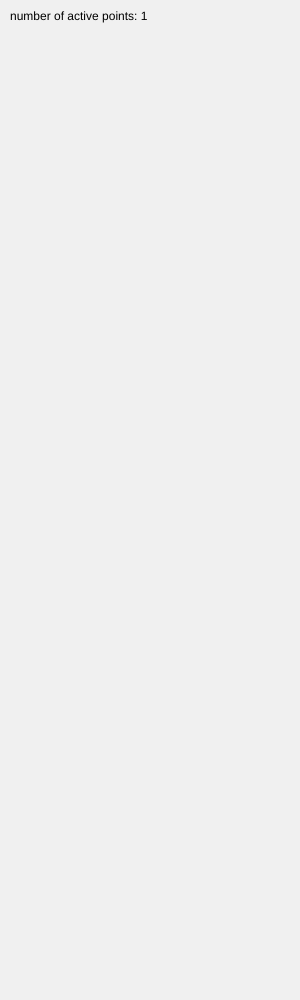
Frame 1 (no input)
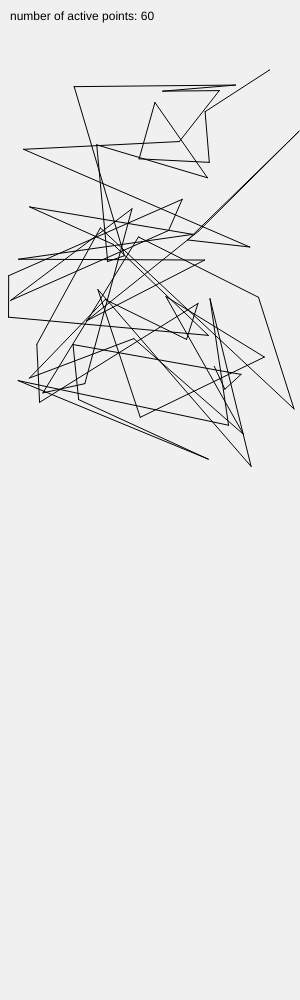
Frame 60 (no input)
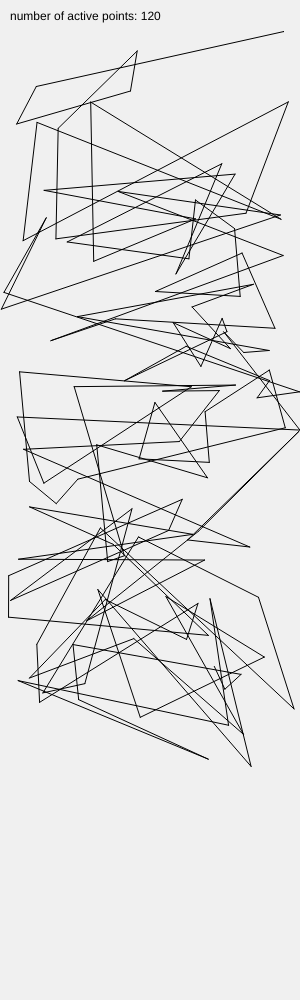
Frame 120 (the mouse pressed at the canvas centre since frame 60)

The p5.js sketch that drew these frames (run headless with seeded random() and noise() and a simulated clock; from frame 60 on, the mouse is pressed at the canvas centre):

// p5.js sketch
// ── sketch.js
let pos = [];
function setup() {
  createCanvas(300, window.innerHeight);
  frameRate(35);
  strokeWeight(1);
}

function draw() {
  background(240);
  pos.push(random(width), random(30, (height/5) + 30));
  
  for (i = 0; i < (pos.length - 1); i++) { 
    line(pos[2 * i], 
         pos[(2 * i) + 1], 
         pos[(2 * i) - 2], 
         pos[(2 * i) - 1]);
  }
  
  if (pos.length > 0) {
    for(i = 0; i < pos.length; i++) {
      
      if (i % 2 !== 0) {
        pos.splice(i, 1, (pos[i] + 5));
        
        if (pos[i] > window.innerHeight + 0) {
          pos.splice(0,2);
        }
      }
    }
  }
  text("number of active points: " + pos.length/2, 10,20);
}
